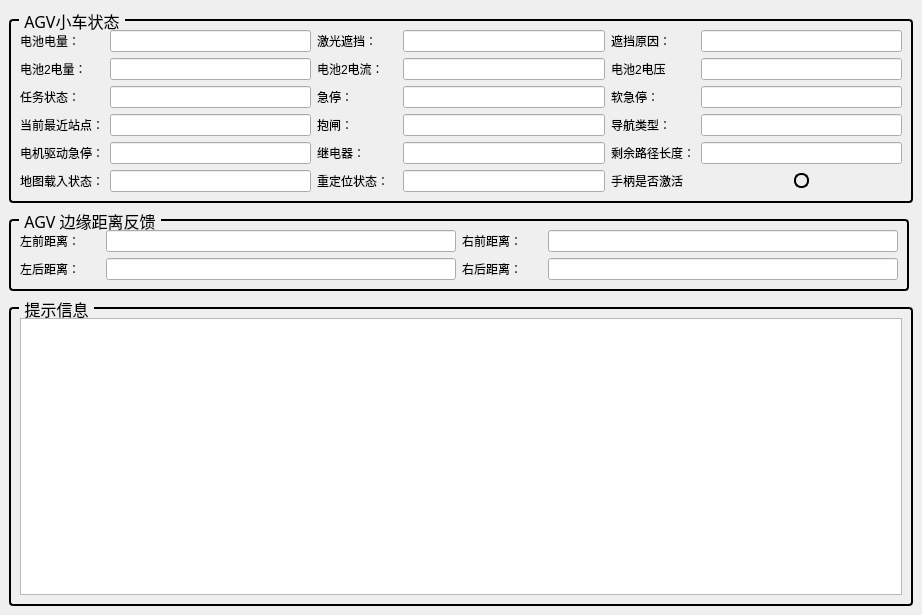
<?xml version="1.0" encoding="UTF-8"?>
<ui version="4.0">
 <class>AGVMonitor</class>
 <widget class="QMainWindow" name="AGVMonitor">
  <property name="geometry">
   <rect>
    <x>0</x>
    <y>0</y>
    <width>922</width>
    <height>615</height>
   </rect>
  </property>
  <property name="windowTitle">
   <string>AGV状态监测</string>
  </property>
  <property name="styleSheet">
   <string notr="true"/>
  </property>
  <widget class="QWidget" name="centralwidget">
   <layout class="QGridLayout" name="gridLayout_2">
    <item row="0" column="0">
     <widget class="QGroupBox" name="groupBox_35">
      <property name="sizePolicy">
       <sizepolicy hsizetype="Preferred" vsizetype="Preferred">
        <horstretch>0</horstretch>
        <verstretch>0</verstretch>
       </sizepolicy>
      </property>
      <property name="font">
       <font>
        <family>等线</family>
        <pointsize>12</pointsize>
       </font>
      </property>
      <property name="styleSheet">
       <string notr="true">QGroupBox {
    border: 2px solid #000000; /* 2px宽的黑色边框，可根据需要调整粗细和颜色 */
    border-radius: 4px; /* 可选：添加边框圆角 */
    margin-top: 10px; /* 为标题留出空间 */
}
QGroupBox::title {
    subcontrol-origin: margin;
    subcontrol-position: top left; /* 标题位置 */
    left: 10px; /* 标题左侧间距 */
    padding: 0 3px 0 3px; /* 标题文字周围留白 */
}</string>
      </property>
      <property name="title">
       <string>AGV小车状态</string>
      </property>
      <layout class="QGridLayout" name="gridLayout_3">
       <item row="2" column="2">
        <widget class="QLabel" name="label_141">
         <property name="text">
          <string>急停：</string>
         </property>
        </widget>
       </item>
       <item row="0" column="2">
        <widget class="QLabel" name="label_138">
         <property name="text">
          <string>激光遮挡：</string>
         </property>
        </widget>
       </item>
       <item row="3" column="1">
        <widget class="QLineEdit" name="lineEdit_current_station"/>
       </item>
       <item row="1" column="1">
        <widget class="QLineEdit" name="remainingmAh">
         <property name="sizePolicy">
          <sizepolicy hsizetype="Expanding" vsizetype="Preferred">
           <horstretch>0</horstretch>
           <verstretch>0</verstretch>
          </sizepolicy>
         </property>
        </widget>
       </item>
       <item row="3" column="3">
        <widget class="QLineEdit" name="lineEdit_brake"/>
       </item>
       <item row="5" column="0">
        <widget class="QLabel" name="label_165">
         <property name="text">
          <string>地图载入状态：</string>
         </property>
        </widget>
       </item>
       <item row="0" column="5">
        <widget class="QLineEdit" name="lineEdit_block_reason"/>
       </item>
       <item row="3" column="2">
        <widget class="QLabel" name="label_145">
         <property name="text">
          <string>抱闸：</string>
         </property>
        </widget>
       </item>
       <item row="1" column="2">
        <widget class="QLabel" name="label_143">
         <property name="sizePolicy">
          <sizepolicy hsizetype="Minimum" vsizetype="Preferred">
           <horstretch>0</horstretch>
           <verstretch>0</verstretch>
          </sizepolicy>
         </property>
         <property name="minimumSize">
          <size>
           <width>80</width>
           <height>0</height>
          </size>
         </property>
         <property name="text">
          <string>电池2电流：</string>
         </property>
         <property name="scaledContents">
          <bool>false</bool>
         </property>
        </widget>
       </item>
       <item row="5" column="2">
        <widget class="QLabel" name="label_166">
         <property name="text">
          <string>重定位状态：</string>
         </property>
        </widget>
       </item>
       <item row="3" column="4">
        <widget class="QLabel" name="label_147">
         <property name="text">
          <string>导航类型：</string>
         </property>
        </widget>
       </item>
       <item row="5" column="3">
        <widget class="QLineEdit" name="lineEdit_reloc_status"/>
       </item>
       <item row="4" column="2">
        <widget class="QLabel" name="label_151">
         <property name="text">
          <string>继电器：</string>
         </property>
        </widget>
       </item>
       <item row="2" column="3">
        <widget class="QLineEdit" name="lineEdit_emergency"/>
       </item>
       <item row="4" column="0">
        <widget class="QLabel" name="label_149">
         <property name="text">
          <string>电机驱动急停：</string>
         </property>
        </widget>
       </item>
       <item row="5" column="4">
        <widget class="QLabel" name="label_150">
         <property name="text">
          <string>手柄是否激活</string>
         </property>
        </widget>
       </item>
       <item row="5" column="1">
        <widget class="QLineEdit" name="lineEdit_loadmap_status"/>
       </item>
       <item row="4" column="4">
        <widget class="QLabel" name="label_148">
         <property name="text">
          <string>剩余路径长度：</string>
         </property>
        </widget>
       </item>
       <item row="1" column="0">
        <widget class="QLabel" name="label_137">
         <property name="sizePolicy">
          <sizepolicy hsizetype="Minimum" vsizetype="Preferred">
           <horstretch>0</horstretch>
           <verstretch>0</verstretch>
          </sizepolicy>
         </property>
         <property name="minimumSize">
          <size>
           <width>80</width>
           <height>0</height>
          </size>
         </property>
         <property name="text">
          <string>电池2电量：</string>
         </property>
         <property name="scaledContents">
          <bool>false</bool>
         </property>
        </widget>
       </item>
       <item row="0" column="4">
        <widget class="QLabel" name="label_139">
         <property name="text">
          <string>遮挡原因：</string>
         </property>
        </widget>
       </item>
       <item row="3" column="0">
        <widget class="QLabel" name="label_144">
         <property name="text">
          <string>当前最近站点：</string>
         </property>
        </widget>
       </item>
       <item row="3" column="5">
        <widget class="QLineEdit" name="lineEdit_task_type"/>
       </item>
       <item row="2" column="4">
        <widget class="QLabel" name="label_142">
         <property name="text">
          <string>软急停：</string>
         </property>
        </widget>
       </item>
       <item row="2" column="1">
        <widget class="QLineEdit" name="lineEdit_taskStatus"/>
       </item>
       <item row="0" column="1">
        <widget class="QLineEdit" name="lineEdit_batt_level">
         <property name="sizePolicy">
          <sizepolicy hsizetype="Expanding" vsizetype="Preferred">
           <horstretch>0</horstretch>
           <verstretch>0</verstretch>
          </sizepolicy>
         </property>
        </widget>
       </item>
       <item row="4" column="5">
        <widget class="QLineEdit" name="lineEdit_target_dist"/>
       </item>
       <item row="2" column="0">
        <widget class="QLabel" name="label_140">
         <property name="text">
          <string>任务状态：</string>
         </property>
        </widget>
       </item>
       <item row="4" column="1">
        <widget class="QLineEdit" name="lineEdit_driver_emc"/>
       </item>
       <item row="0" column="0">
        <widget class="QLabel" name="label_136">
         <property name="sizePolicy">
          <sizepolicy hsizetype="Minimum" vsizetype="Preferred">
           <horstretch>0</horstretch>
           <verstretch>0</verstretch>
          </sizepolicy>
         </property>
         <property name="minimumSize">
          <size>
           <width>80</width>
           <height>0</height>
          </size>
         </property>
         <property name="text">
          <string>电池电量：</string>
         </property>
         <property name="scaledContents">
          <bool>false</bool>
         </property>
        </widget>
       </item>
       <item row="4" column="3">
        <widget class="QLineEdit" name="lineEdit_electric"/>
       </item>
       <item row="0" column="3">
        <widget class="QLineEdit" name="lineEdit_agv_blocked"/>
       </item>
       <item row="2" column="5">
        <widget class="QLineEdit" name="lineEdit_soft_emc"/>
       </item>
       <item row="5" column="5" alignment="Qt::AlignHCenter">
        <widget class="QLabel" name="lbl_handle">
         <property name="sizePolicy">
          <sizepolicy hsizetype="Preferred" vsizetype="Maximum">
           <horstretch>0</horstretch>
           <verstretch>0</verstretch>
          </sizepolicy>
         </property>
         <property name="minimumSize">
          <size>
           <width>15</width>
           <height>15</height>
          </size>
         </property>
         <property name="maximumSize">
          <size>
           <width>15</width>
           <height>15</height>
          </size>
         </property>
         <property name="styleSheet">
          <string notr="true">border-radius: 7px; 
border: 2px solid black; </string>
         </property>
         <property name="text">
          <string/>
         </property>
        </widget>
       </item>
       <item row="1" column="3">
        <widget class="QLineEdit" name="packTotalCurrent">
         <property name="sizePolicy">
          <sizepolicy hsizetype="Expanding" vsizetype="Preferred">
           <horstretch>0</horstretch>
           <verstretch>0</verstretch>
          </sizepolicy>
         </property>
        </widget>
       </item>
       <item row="1" column="5">
        <widget class="QLineEdit" name="packTotalVoltage">
         <property name="sizePolicy">
          <sizepolicy hsizetype="Expanding" vsizetype="Preferred">
           <horstretch>0</horstretch>
           <verstretch>0</verstretch>
          </sizepolicy>
         </property>
        </widget>
       </item>
       <item row="1" column="4">
        <widget class="QLabel" name="label_146">
         <property name="sizePolicy">
          <sizepolicy hsizetype="Minimum" vsizetype="Preferred">
           <horstretch>0</horstretch>
           <verstretch>0</verstretch>
          </sizepolicy>
         </property>
         <property name="minimumSize">
          <size>
           <width>80</width>
           <height>0</height>
          </size>
         </property>
         <property name="text">
          <string>电池2电压</string>
         </property>
         <property name="scaledContents">
          <bool>false</bool>
         </property>
        </widget>
       </item>
      </layout>
     </widget>
    </item>
    <item row="1" column="0">
     <widget class="QGroupBox" name="groupBox_31">
      <property name="sizePolicy">
       <sizepolicy hsizetype="Minimum" vsizetype="Preferred">
        <horstretch>0</horstretch>
        <verstretch>0</verstretch>
       </sizepolicy>
      </property>
      <property name="minimumSize">
       <size>
        <width>900</width>
        <height>0</height>
       </size>
      </property>
      <property name="maximumSize">
       <size>
        <width>500</width>
        <height>16777215</height>
       </size>
      </property>
      <property name="font">
       <font>
        <family>等线</family>
        <pointsize>12</pointsize>
       </font>
      </property>
      <property name="styleSheet">
       <string notr="true">QGroupBox {
    border: 2px solid #000000; /* 2px宽的黑色边框，可根据需要调整粗细和颜色 */
    border-radius: 4px; /* 可选：添加边框圆角 */
    margin-top: 10px; /* 为标题留出空间 */
}
QGroupBox::title {
    subcontrol-origin: margin;
    subcontrol-position: top left; /* 标题位置 */
    left: 10px; /* 标题左侧间距 */
    padding: 0 3px 0 3px; /* 标题文字周围留白 */
}</string>
      </property>
      <property name="title">
       <string>AGV 边缘距离反馈</string>
      </property>
      <layout class="QGridLayout" name="gridLayout_26">
       <item row="0" column="0">
        <layout class="QGridLayout" name="gridLayout_23">
         <item row="1" column="0">
          <widget class="QLabel" name="label_342">
           <property name="sizePolicy">
            <sizepolicy hsizetype="Minimum" vsizetype="Preferred">
             <horstretch>0</horstretch>
             <verstretch>0</verstretch>
            </sizepolicy>
           </property>
           <property name="minimumSize">
            <size>
             <width>80</width>
             <height>0</height>
            </size>
           </property>
           <property name="maximumSize">
            <size>
             <width>50</width>
             <height>16777215</height>
            </size>
           </property>
           <property name="text">
            <string>左后距离：</string>
           </property>
          </widget>
         </item>
         <item row="0" column="3">
          <widget class="QLineEdit" name="Distance1"/>
         </item>
         <item row="1" column="1">
          <widget class="QLineEdit" name="Distance2"/>
         </item>
         <item row="0" column="2">
          <widget class="QLabel" name="label_343">
           <property name="sizePolicy">
            <sizepolicy hsizetype="Minimum" vsizetype="Preferred">
             <horstretch>0</horstretch>
             <verstretch>0</verstretch>
            </sizepolicy>
           </property>
           <property name="minimumSize">
            <size>
             <width>80</width>
             <height>0</height>
            </size>
           </property>
           <property name="maximumSize">
            <size>
             <width>50</width>
             <height>16777215</height>
            </size>
           </property>
           <property name="text">
            <string>右前距离：</string>
           </property>
          </widget>
         </item>
         <item row="0" column="1">
          <widget class="QLineEdit" name="Distance0"/>
         </item>
         <item row="1" column="3">
          <widget class="QLineEdit" name="Distance3"/>
         </item>
         <item row="0" column="0">
          <widget class="QLabel" name="label_341">
           <property name="sizePolicy">
            <sizepolicy hsizetype="Minimum" vsizetype="Preferred">
             <horstretch>0</horstretch>
             <verstretch>0</verstretch>
            </sizepolicy>
           </property>
           <property name="minimumSize">
            <size>
             <width>80</width>
             <height>0</height>
            </size>
           </property>
           <property name="maximumSize">
            <size>
             <width>50</width>
             <height>16777215</height>
            </size>
           </property>
           <property name="text">
            <string>左前距离：</string>
           </property>
          </widget>
         </item>
         <item row="1" column="2">
          <widget class="QLabel" name="label_344">
           <property name="sizePolicy">
            <sizepolicy hsizetype="Minimum" vsizetype="Preferred">
             <horstretch>0</horstretch>
             <verstretch>0</verstretch>
            </sizepolicy>
           </property>
           <property name="minimumSize">
            <size>
             <width>80</width>
             <height>0</height>
            </size>
           </property>
           <property name="maximumSize">
            <size>
             <width>50</width>
             <height>16777215</height>
            </size>
           </property>
           <property name="text">
            <string>右后距离：</string>
           </property>
          </widget>
         </item>
        </layout>
       </item>
      </layout>
     </widget>
    </item>
    <item row="2" column="0">
     <widget class="QGroupBox" name="groupBox">
      <property name="font">
       <font>
        <family>等线</family>
        <pointsize>12</pointsize>
       </font>
      </property>
      <property name="styleSheet">
       <string notr="true">QGroupBox {
    border: 2px solid #000000; /* 2px宽的黑色边框，可根据需要调整粗细和颜色 */
    border-radius: 4px; /* 可选：添加边框圆角 */
    margin-top: 10px; /* 为标题留出空间 */
}
QGroupBox::title {
    subcontrol-origin: margin;
    subcontrol-position: top left; /* 标题位置 */
    left: 10px; /* 标题左侧间距 */
    padding: 0 3px 0 3px; /* 标题文字周围留白 */
}</string>
      </property>
      <property name="title">
       <string>提示信息</string>
      </property>
      <layout class="QGridLayout" name="gridLayout">
       <item row="0" column="0">
        <widget class="QTextEdit" name="textEdit_Info"/>
       </item>
      </layout>
     </widget>
    </item>
   </layout>
  </widget>
 </widget>
 <resources/>
 <connections/>
</ui>
